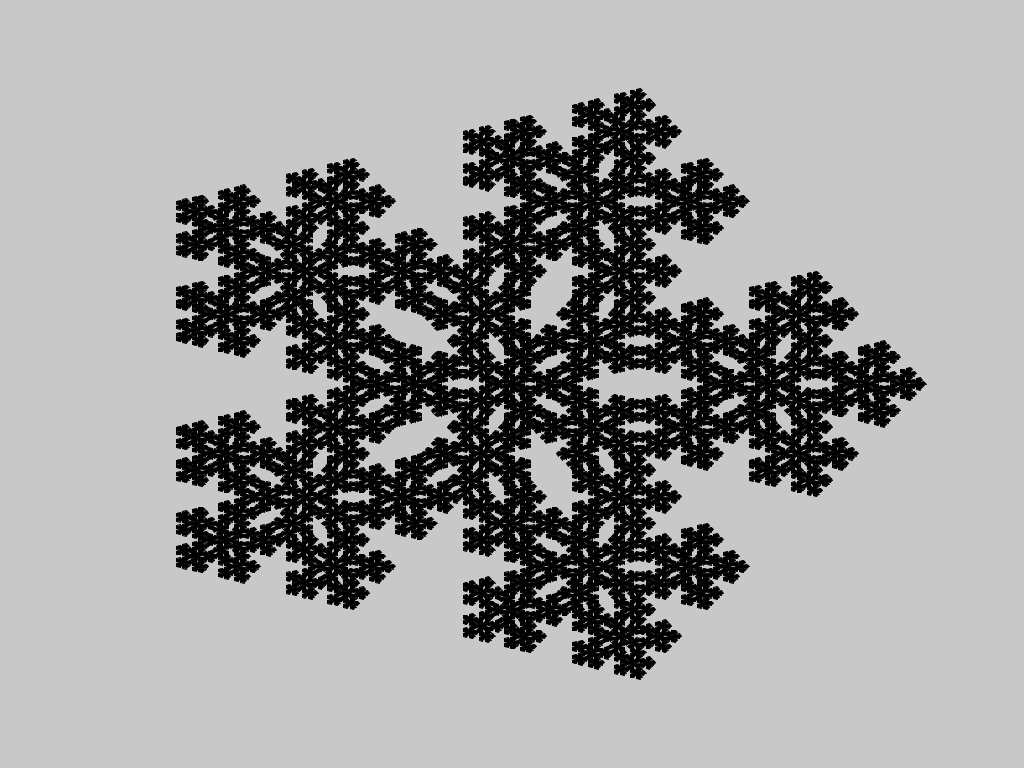
Frame 1 (no input)
Frame 60 (the mouse pressed at the canvas centre just before this capture): identical to frame 1, image omitted
Frame 120 (the mouse held since frame 60 and released just before this capture): identical to frame 1, image omitted

The Processing sketch that drew this single still picture (run headless with seeded random() and noise(); from frame 60 on, the mouse is pressed at the canvas centre):

// Processing sketch: draw_the_pentaflake
// ── draw_the_pentaflake.pde
/*

First of all ... I would like to wish everyone a Merry Christmas (sorry if I am a day late for your timezone).

To celebrate the occasion, we are going to draw a snowflake. Because the year is 2015 and Christmas is on the 25th (for a large portion of persons), we will draw a Pentaflake.
The Pentaflake is a simple fractal composed of pentagons. Here are a few examples (taken from here):
https://i.sstatic.net/kt6zm.gif
https://mathworld.wolfram.com/Pentaflake.html

Each Pentaflake has an order n. The Pentaflake of order 0 is simply a pentagon. For all other orders n, a Pentaflake is composed of 5 Pentaflakes of the previous order arranged around a 6th Pentaflake of the previous order. For example, a Pentaflake of order 1 is composed of 5 pentagons arranged around a central pentagon.

Input
The order n. This may be given in any way except that of a predefined variable.

Output
An image of the order n Pentaflake. Must be at least 100px wide and 100px long. It may be saved to a file, displayed to the user, or outputted to STDOUT. Any other form of output is not allowed. All image formats existing before this challenge are allowed.

Winning
As codegolf, the person with the least number of bytes wins.

*/

float PHI = (1 + sqrt(5))/2;

int iterations = 5;

void setup() {
  size(1024, 768);
  render();
}

void draw() {
}

void render() {
  background(200);
  pentaflake(iterations);
}

void keyPressed() {
  int newiterations = iterations;
  if (key == CODED) {
    if (keyCode == LEFT) {
      newiterations -= 1;
    } else if (keyCode == RIGHT) {
      newiterations += 1;
    }
  }
  if (newiterations < 0)
    newiterations = 0;
    
  if (newiterations != iterations) {
    iterations = newiterations;
    println("ITERATIONS: " + iterations);
    render();
  }
}

// ported from @flawr solution
void pentaflake(int maxdepth) {
  recurse(maxdepth, 0, 0, 0, 0);
}

void recurse(int maxdepth, int depth, float x, float y, int layer) {
  var N = 5;
  var L = 2;
  var C = pow(PHI, 2*depth);

  if (depth < maxdepth) {
    recurse(maxdepth, depth+1, x, y, layer^1);
    for (var i = 1; i <= N; i++) {
      var a = 2*PI*i/N;
      var b = PI/N;
      var nx = x + cos(a + layer*b)/C;
      var ny = y + sin(a + layer*b)/C;
      recurse(maxdepth, depth+1, nx, ny, layer);
    }
    return;
  }

  fill(0);
  beginShape();
  for (var i = 1; i <= N; i++) {
    var a = 2*PI*i/N;
    var b = PI/N;
    var px = x + PHI*cos(a + layer*b)/C;
    var py = y + PHI*sin(a + layer*b)/C;
    px = map(px, -L, L, 0, width);
    py = map(py, -L, L, 0, height);
    vertex(px, py); 
  }
  endShape();
}
